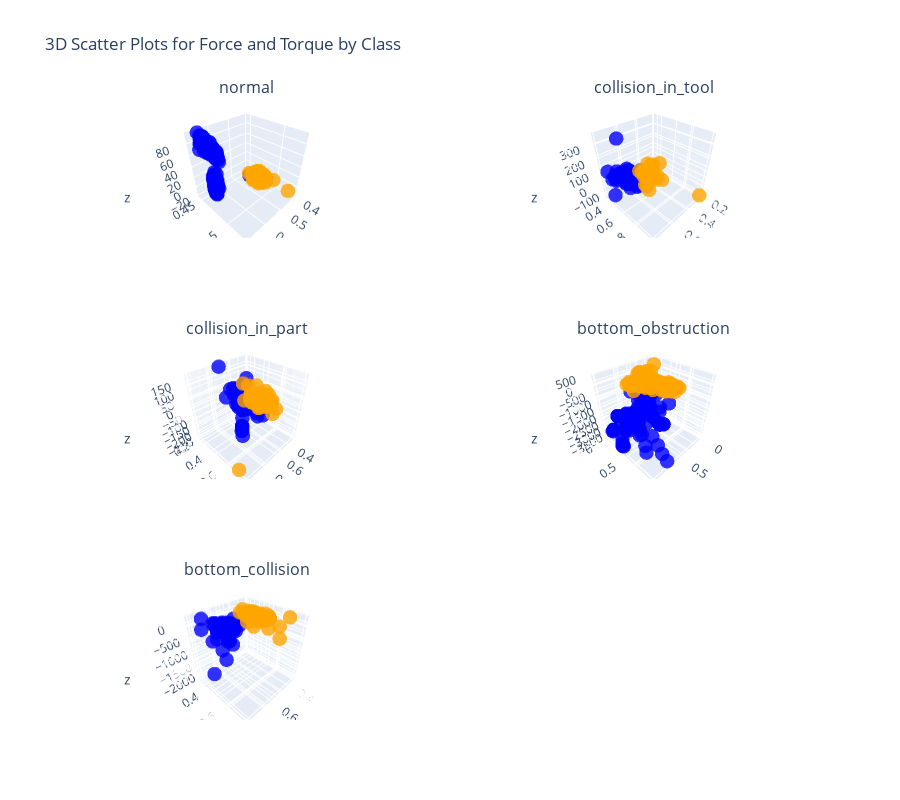

The cell this chart's notebook holds for it:
### Code cell
from plotly.subplots import make_subplots

import plotly.graph_objects as go

# Create a subplot figure with 2 rows and 2 columns
fig = make_subplots(
    rows=3, cols=2,
    specs=[[{'type': 'scatter3d'}, {'type': 'scatter3d'}],
           [{'type': 'scatter3d'}, {'type': 'scatter3d'}],
           [{'type': 'scatter3d'}, {'type': 'scatter3d'}]],
    subplot_titles=unique_classes
)

# Mapping of class names to subplot positions
subplot_positions = {
    unique_classes[0]: (1, 1),
    unique_classes[1]: (1, 2),
    unique_classes[2]: (2, 1),
    unique_classes[3]: (2, 2),
    unique_classes[4]: (3, 1)
}

# Iterate through each class and add a 3D scatter plot to the corresponding subplot
for class_name, class_df in class_dfs.items():
    row, col = subplot_positions[class_name]
    force_plot = go.Scatter3d(
        x=class_df['Fx'],
        y=class_df['Fy'],
        z=class_df['Fz'],
        mode='markers',
        marker=dict(size=5, color='blue', opacity=0.8),
        name=f'{class_name} Force'
    )
    torque_plot = go.Scatter3d(
        x=class_df['Tx'],
        y=class_df['Ty'],
        z=class_df['Tz'],
        mode='markers',
        marker=dict(size=5, color='orange', opacity=0.8),
        name=f'{class_name} Torque'
    )
    fig.add_trace(force_plot, row=row, col=col)
    fig.add_trace(torque_plot, row=row, col=col)

# Update layout settings
fig.update_layout(
    title='3D Scatter Plots for Force and Torque by Class',
    height=800,
    showlegend=False
)

fig.show()

### Figure 1 — Plotly figure (JSON) as saved in the notebook; plotly's stock layout.template omitted (floating-point values rounded to 4 significant figures; data arrays with more than 128 entries replaced by an {"elided": "..."} marker saying what was removed)
{"data": [{"marker": {"color": "blue", "opacity": 0.8, "size": 5}, "mode": "markers", "name": "normal Force", "scene": "scene", "type": "scatter3d", "x": {"elided": "660 float values"}, "y": {"elided": "660 float values"}, "z": {"elided": "660 int values"}}, {"marker": {"color": "orange", "opacity": 0.8, "size": 5}, "mode": "markers", "name": "normal Torque", "scene": "scene", "type": "scatter3d", "x": {"elided": "660 float values"}, "y": {"elided": "660 float values"}, "z": {"elided": "660 int values"}}, {"marker": {"color": "blue", "opacity": 0.8, "size": 5}, "mode": "markers", "name": "collision_in_tool Force", "scene": "scene2", "type": "scatter3d", "x": {"elided": "390 float values"}, "y": {"elided": "390 float values"}, "z": {"elided": "390 int values"}}, {"marker": {"color": "orange", "opacity": 0.8, "size": 5}, "mode": "markers", "name": "collision_in_tool Torque", "scene": "scene2", "type": "scatter3d", "x": {"elided": "390 float values"}, "y": {"elided": "390 float values"}, "z": {"elided": "390 int values"}}, {"marker": {"color": "blue", "opacity": 0.8, "size": 5}, "mode": "markers", "name": "collision_in_part Force", "scene": "scene3", "type": "scatter3d", "x": {"elided": "705 float values"}, "y": {"elided": "705 float values"}, "z": {"elided": "705 int values"}}, {"marker": {"color": "orange", "opacity": 0.8, "size": 5}, "mode": "markers", "name": "collision_in_part Torque", "scene": "scene3", "type": "scatter3d", "x": {"elided": "705 float values"}, "y": {"elided": "705 float values"}, "z": {"elided": "705 int values"}}, {"marker": {"color": "blue", "opacity": 0.8, "size": 5}, "mode": "markers", "name": "bottom_obstruction Force", "scene": "scene4", "type": "scatter3d", "x": {"elided": "315 float values"}, "y": {"elided": "315 float values"}, "z": {"elided": "315 int values"}}, {"marker": {"color": "orange", "opacity": 0.8, "size": 5}, "mode": "markers", "name": "bottom_obstruction Torque", "scene": "scene4", "type": "scatter3d", "x": {"elided": "315 float values"}, "y": {"elided": "315 float values"}, "z": {"elided": "315 int values"}}, {"marker": {"color": "blue", "opacity": 0.8, "size": 5}, "mode": "markers", "name": "bottom_collision Force", "scene": "scene5", "type": "scatter3d", "x": {"elided": "390 float values"}, "y": {"elided": "390 float values"}, "z": {"elided": "390 int values"}}, {"marker": {"color": "orange", "opacity": 0.8, "size": 5}, "mode": "markers", "name": "bottom_collision Torque", "scene": "scene5", "type": "scatter3d", "x": {"elided": "390 float values"}, "y": {"elided": "390 float values"}, "z": {"elided": "390 int values"}}], "layout": {"annotations": [{"font": {"size": 16}, "showarrow": false, "text": "normal", "x": 0.225, "xanchor": "center", "xref": "paper", "y": 1, "yanchor": "bottom", "yref": "paper"}, {"font": {"size": 16}, "showarrow": false, "text": "collision_in_tool", "x": 0.775, "xanchor": "center", "xref": "paper", "y": 1, "yanchor": "bottom", "yref": "paper"}, {"font": {"size": 16}, "showarrow": false, "text": "collision_in_part", "x": 0.225, "xanchor": "center", "xref": "paper", "y": 0.6111, "yanchor": "bottom", "yref": "paper"}, {"font": {"size": 16}, "showarrow": false, "text": "bottom_obstruction", "x": 0.775, "xanchor": "center", "xref": "paper", "y": 0.6111, "yanchor": "bottom", "yref": "paper"}, {"font": {"size": 16}, "showarrow": false, "text": "bottom_collision", "x": 0.225, "xanchor": "center", "xref": "paper", "y": 0.2222, "yanchor": "bottom", "yref": "paper"}], "height": 800, "scene": {"domain": {"x": [0, 0.45], "y": [0.7778, 1]}}, "scene2": {"domain": {"x": [0.55, 1], "y": [0.7778, 1]}}, "scene3": {"domain": {"x": [0, 0.45], "y": [0.3889, 0.6111]}}, "scene4": {"domain": {"x": [0.55, 1], "y": [0.3889, 0.6111]}}, "scene5": {"domain": {"x": [0, 0.45], "y": [0, 0.2222]}}, "scene6": {"domain": {"x": [0.55, 1], "y": [0, 0.2222]}}, "showlegend": false, "title": {"text": "3D Scatter Plots for Force and Torque by Class"}}}
